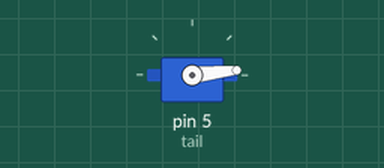
Bench run of a sketch on a simulated Arduino Uno, built with avr-gcc and run on an emulated ATmega328P. On the bench: servo. What the sketch prints to the serial monitor is not drawn.

Above: at 0.05 s.
At 0.15 s:
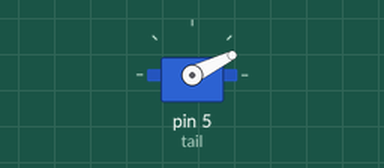
At 0.25 s:
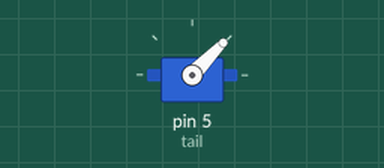
At 0.45 s:
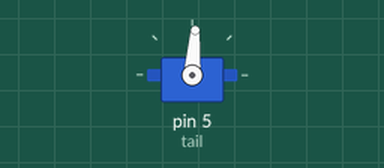
Timing chart, 0 to 3.0 s (numbered marks = the images above):
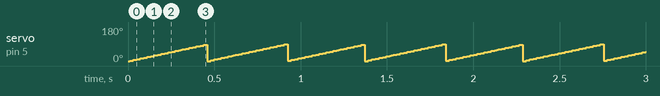

Measured:
- by itself, servo on pin 5 (tail): ramps from 0° to 88° and jumps back, once every 0.47 s

The sketch:

servo_example.ino
```cpp
#include <Wire.h>
#include <Servo.h>

Servo tail;

void setup() {
  // put your setup code here, to run once:
Serial.begin(9600);
tail.attach(5);
}

void loop() {
  // put your main code here, to run repeatedly:
for (int i = 0; i <90; i = i+2)
{
  tail.write(i);
  Serial.print(i);
  delay(10);
}

}
```
